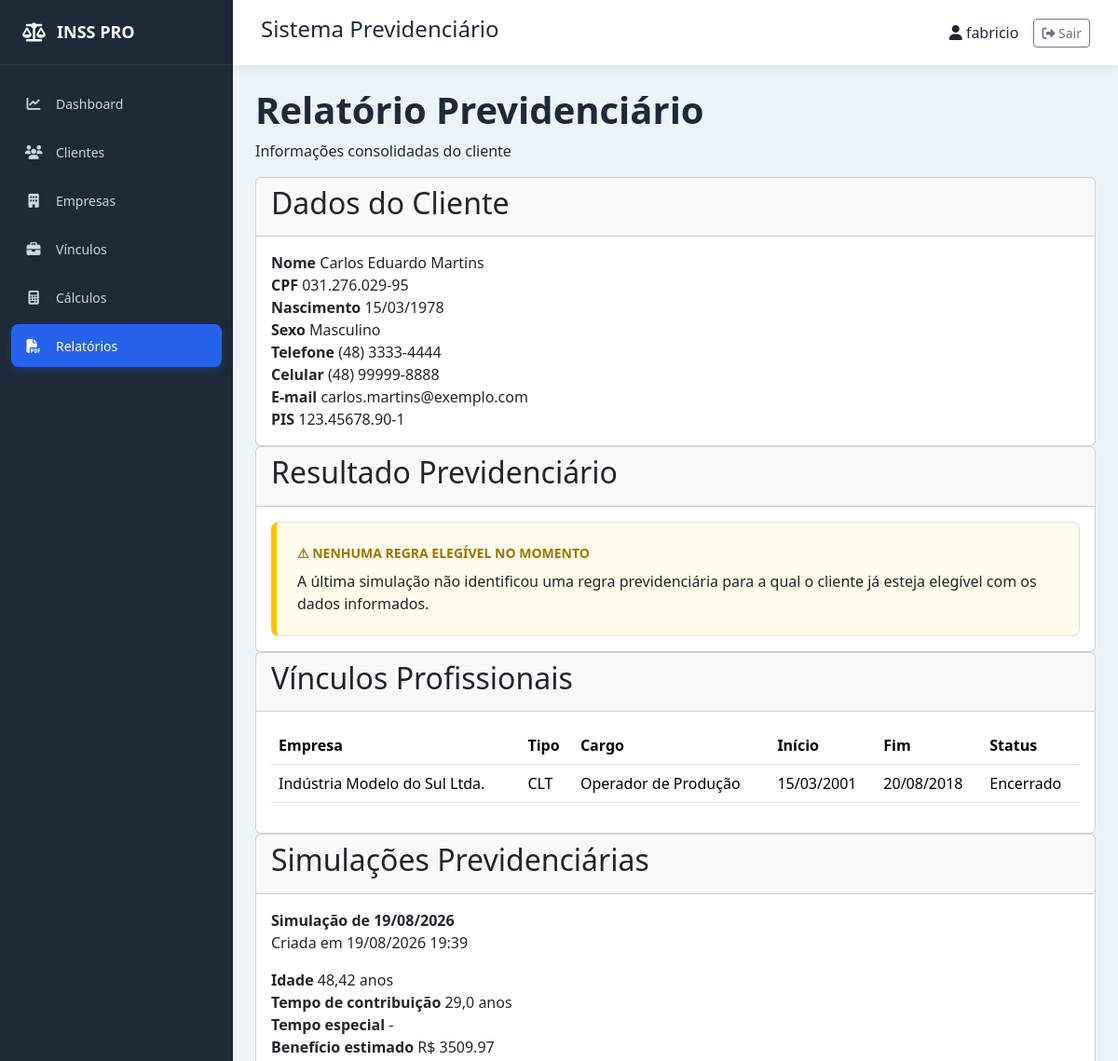
Before: /relatorios/previdenciario/1/ (signed in, upper part) with the older database file.
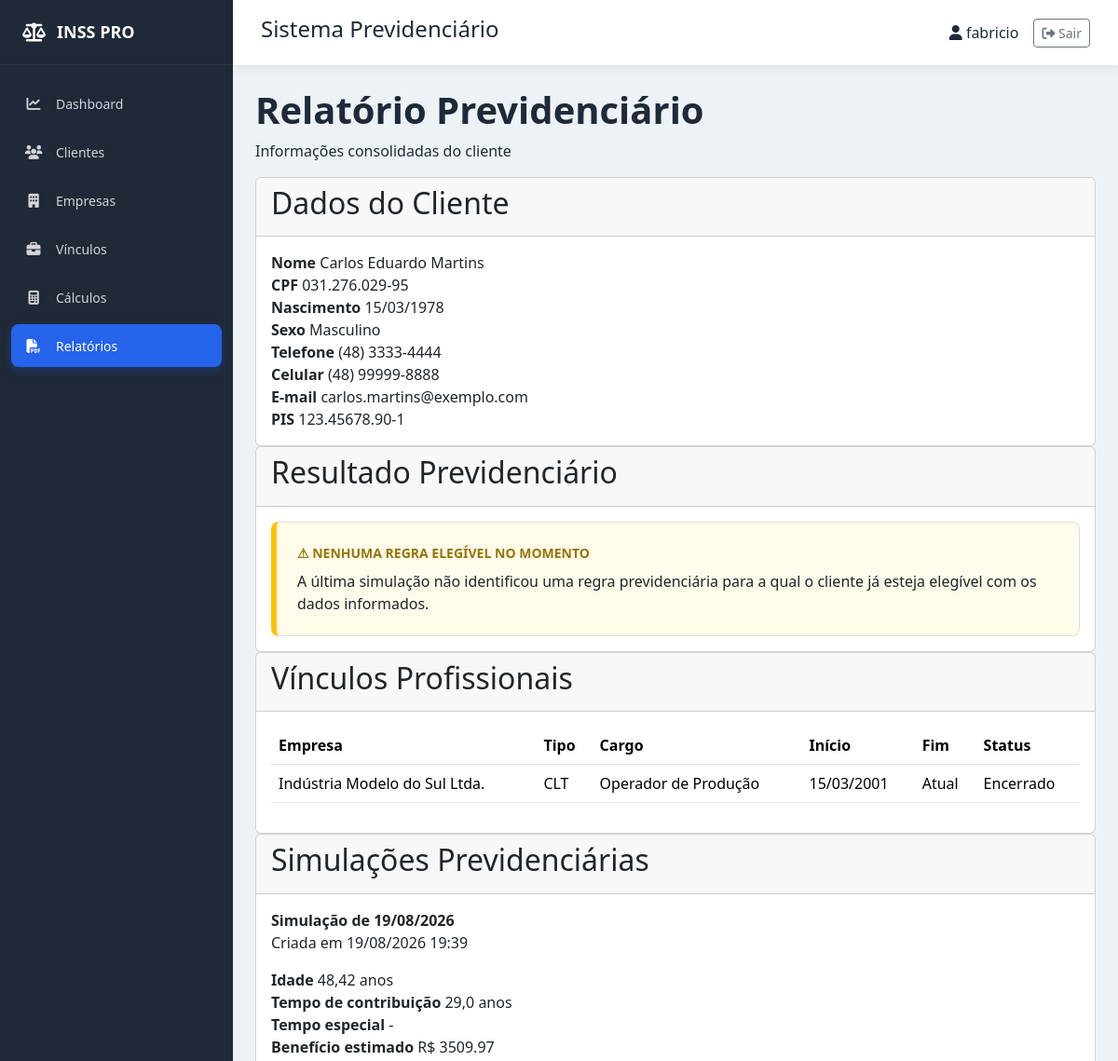
After: the same page with the newer database file.
### vinculos/models.py (models this page shows, shortened)
class Vinculo(models.Model):
    TIPOS = [
        ("CLT", "CLT"),
        ("Autônomo", "Autônomo"),
        ("Doméstico", "Empregado doméstico"),
        ("Rural", "Trabalhador rural"),
        ("Servidor", "Servidor público"),
        ("Outro", "Outro"),
    ]
    STATUS = [("Ativo", "Ativo"), ("Encerrado", "Encerrado")]
    cliente = models.ForeignKey(Cliente, on_delete=models.PROTECT, related_name="vinculos")
    empresa = models.ForeignKey(Empresa, on_delete=models.PROTECT, related_name="vinculos")
    tipo = models.CharField(max_length=20, choices=TIPOS)
    cargo = models.CharField(max_length=120, blank=True)
    data_inicio = models.DateField()
    data_fim = models.DateField(blank=True, null=True)
    salario = models.DecimalField(max_digits=12, decimal_places=2, blank=True, null=True)
    status = models.CharField(max_length=10, choices=STATUS, default="Ativo")
    observacoes = models.TextField(blank=True)
    criado_em = models.DateTimeField(auto_now_add=True)
    atualizado_em = models.DateTimeField(auto_now=True)
    class Meta:
        ordering = ["-data_inicio", "cliente__nome"]
        verbose_name = "Vínculo"
        verbose_name_plural = "Vínculos"

### empresas/models.py (models this page shows, shortened)
class Empresa(models.Model):
    razao_social = models.CharField(max_length=200)
    nome_fantasia = models.CharField(max_length=200, blank=True)
    cnpj = models.CharField(max_length=18, unique=True)
    inscricao_estadual = models.CharField(max_length=30, blank=True)
    telefone = models.CharField(max_length=20, blank=True)
    email = models.EmailField(blank=True)
    cep = models.CharField(max_length=10, blank=True)
    endereco = models.CharField(max_length=200, blank=True)
    numero = models.CharField(max_length=10, blank=True)
    complemento = models.CharField(max_length=100, blank=True)
    bairro = models.CharField(max_length=100, blank=True)
    cidade = models.CharField(max_length=100, blank=True)
    estado = models.CharField(max_length=2, blank=True)
    observacoes = models.TextField(blank=True)
    criado_em = models.DateTimeField(auto_now_add=True)
    atualizado_em = models.DateTimeField(auto_now=True)
    class Meta:
        ordering = ["razao_social"]
        verbose_name = "Empresa"
        verbose_name_plural = "Empresas"

### relatorios/views.py (the view)
def previdenciario(request, pk):
    cliente = get_object_or_404(Cliente, pk=pk)
    vinculos = (
        Vinculo.objects
        .select_related("empresa")
        .filter(cliente=cliente)
    )
    simulacoes = (
        Simulacao.objects
        .filter(cliente=cliente)
        .order_by("-criado_em")
    )
    melhor_regra = None
    if simulacoes.exists():
        ultima = simulacoes.first()
        for regra in ultima.resultado.get("regras", []):
            if regra.get("elegivel"):
                melhor_regra = regra
                break
    return render(
        request,
        "relatorios/previdenciario.html",
        {
            "cliente": cliente,
            "vinculos": vinculos,
            "simulacoes": simulacoes,
            "melhor_regra": melhor_regra,
        },
    )

### templates/relatorios/previdenciario.html (shortened to what the changed rows need)
{% extends "base.html" %}
{% block content %}
<div class="page-header">
    <h1>Relatório Previdenciário</h1>
</div>
<div class="card">
    <div class="card-header">
        <h2>Dados do Cliente</h2>
    </div>
</div>
<div class="card">
    <div class="card-header">
        <h2>Resultado Previdenciário</h2>
    </div>
</div>
<div class="card">
    <div class="card-header">
        <h2>Vínculos Profissionais</h2>
    </div>
    <div class="card-body">
        {% if vinculos %}
        <div class="table-responsive">
            <table class="table">
                <thead>
                    <tr>
                        <th>Empresa</th>
                        <th>Tipo</th>
                        <th>Cargo</th>
                        <th>Início</th>
                        <th>Fim</th>
                        <th>Status</th>
                    </tr>
                </thead>
                <tbody>
                    {% for vinculo in vinculos %}
                    <tr>
                        <td>
                            {{ vinculo.empresa.razao_social }}
                        </td>
                        <td>
                            {{ vinculo.get_tipo_display }}
                        </td>
                        <td>
                            {{ vinculo.cargo|default:"-" }}
                        </td>
                        <td>
                            {{ vinculo.data_inicio|date:"d/m/Y" }}
                        </td>
                        <td>
                            {% if vinculo.data_fim %}
                                {{ vinculo.data_fim|date:"d/m/Y" }}
                            {% else %}
                                Atual
                            {% endif %}
                        </td>
                        <td>
                            {{ vinculo.get_status_display }}
                        </td>
                    </tr>
                    {% endfor %}
                </tbody>
            </table>
        </div>
        {% else %}
            <p>
                Nenhum vínculo profissional cadastrado.
            </p>
        {% endif %}
    </div>
</div>
<div class="card">
    <div class="card-header">
        <h2>Simulações Previdenciárias</h2>
    </div>
</div>
{% endblock %}

Changed rows visible on the page:
changed Vinculo "CLT": data_fim "20/08/2018" → (not shown); now shows "Atual"
